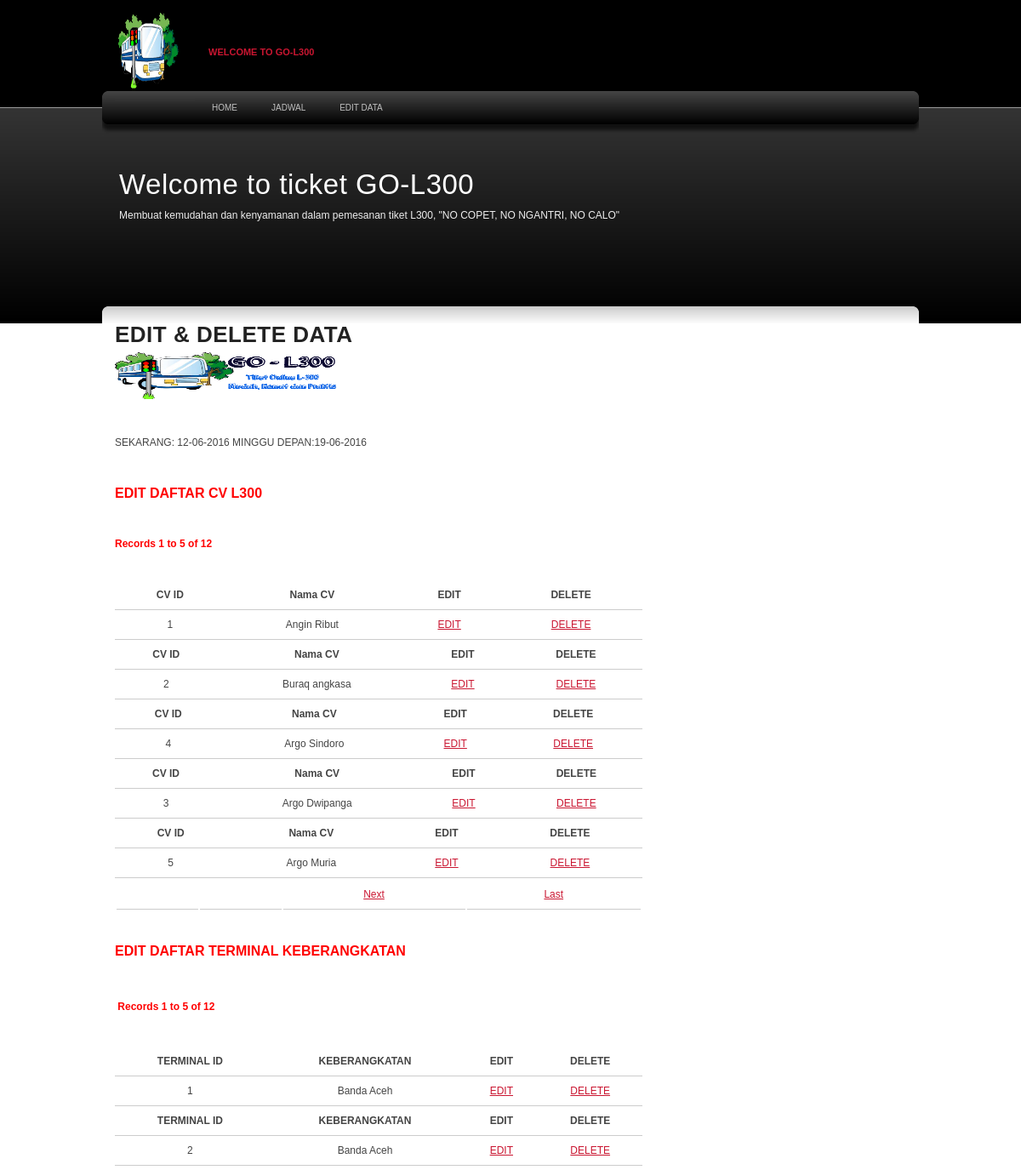
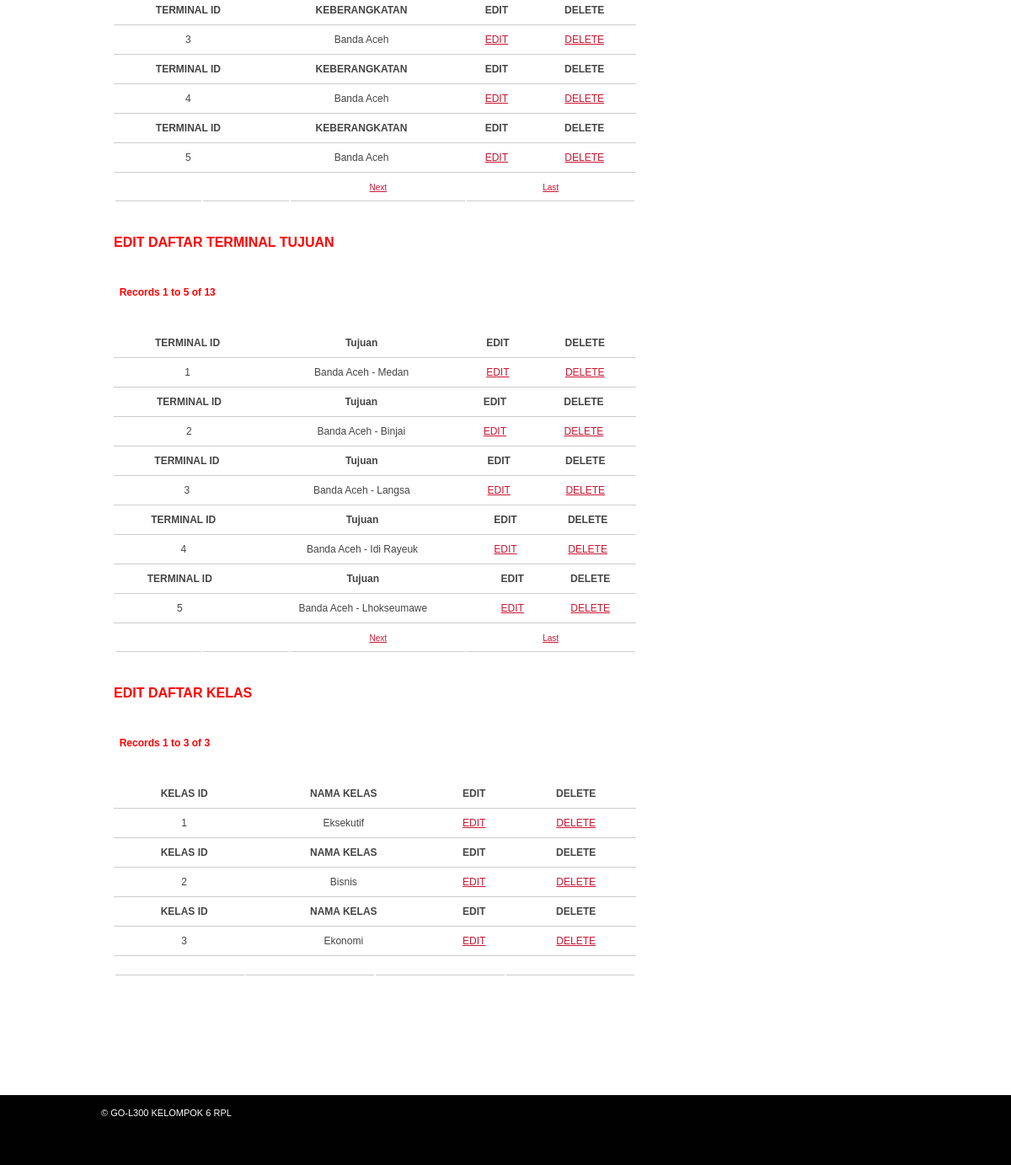
The page /admin/edit.php on the database its author committed (2 pictures, top to bottom).
### tables this page shows
CREATE TABLE IF NOT EXISTS `ka` (
  `KAID` int(11) NOT NULL,
  `KANama` varchar(64) NOT NULL DEFAULT ''
);

CREATE TABLE IF NOT EXISTS `stasiun` (
  `stasiunID` int(11) NOT NULL,
  `stasiunNama` varchar(64) NOT NULL DEFAULT ''
);

CREATE TABLE IF NOT EXISTS `stasiun1` (
  `stasiunID1` int(11) NOT NULL,
  `stasiunNama1` varchar(64) NOT NULL DEFAULT ''
);

CREATE TABLE IF NOT EXISTS `kelas` (
  `kelasID` int(11) NOT NULL,
  `kelasNama` varchar(64) NOT NULL DEFAULT ''
);

### admin/edit.php (the view, shortened to what this page needs)
<?php require_once('../Connections/connkereta.php'); ?><?php
$currentPage = $_SERVER["PHP_SELF"];
$maxRows_rskelas = 5;
$pageNum_rskelas = 0;
$startRow_rskelas = $pageNum_rskelas * $maxRows_rskelas;
$query_rskelas = "SELECT * FROM kelas";
$query_limit_rskelas = sprintf("%s LIMIT %d, %d", $query_rskelas, $startRow_rskelas, $maxRows_rskelas);
$rskelas = mysql_query($query_limit_rskelas, $connkereta) or die(mysql_error());
$row_rskelas = mysql_fetch_assoc($rskelas);
if (isset($_GET['totalRows_rskelas'])) {
  $totalRows_rskelas = $_GET['totalRows_rskelas'];
} else {
  $all_rskelas = mysql_query($query_rskelas);
  $totalRows_rskelas = mysql_num_rows($all_rskelas);
}
$maxRows_rska = 5;
$pageNum_rska = 0;
$startRow_rska = $pageNum_rska * $maxRows_rska;
$query_rska = "SELECT * FROM ka";
$query_limit_rska = sprintf("%s LIMIT %d, %d", $query_rska, $startRow_rska, $maxRows_rska);
$rska = mysql_query($query_limit_rska, $connkereta) or die(mysql_error());
$row_rska = mysql_fetch_assoc($rska);
if (isset($_GET['totalRows_rska'])) {
  $totalRows_rska = $_GET['totalRows_rska'];
} else {
  $all_rska = mysql_query($query_rska);
  $totalRows_rska = mysql_num_rows($all_rska);
}
$totalPages_rska = ceil($totalRows_rska/$maxRows_rska)-1;
$maxRows_rsstasiun = 5;
$pageNum_rsstasiun = 0;
$startRow_rsstasiun = $pageNum_rsstasiun * $maxRows_rsstasiun;
$query_rsstasiun = "SELECT * FROM stasiun";
$query_limit_rsstasiun = sprintf("%s LIMIT %d, %d", $query_rsstasiun, $startRow_rsstasiun, $maxRows_rsstasiun);
$rsstasiun = mysql_query($query_limit_rsstasiun, $connkereta) or die(mysql_error());
$row_rsstasiun = mysql_fetch_assoc($rsstasiun);
if (isset($_GET['totalRows_rsstasiun'])) {
  $totalRows_rsstasiun = $_GET['totalRows_rsstasiun'];
} else {
  $all_rsstasiun = mysql_query($query_rsstasiun);
  $totalRows_rsstasiun = mysql_num_rows($all_rsstasiun);
}
$totalPages_rsstasiun = ceil($totalRows_rsstasiun/$maxRows_rsstasiun)-1;
$maxRows_rsstasuin1 = 5;
$pageNum_rsstasuin1 = 0;
$startRow_rsstasuin1 = $pageNum_rsstasuin1 * $maxRows_rsstasuin1;
$query_rsstasuin1 = "SELECT * FROM stasiun1";
$query_limit_rsstasuin1 = sprintf("%s LIMIT %d, %d", $query_rsstasuin1, $startRow_rsstasuin1, $maxRows_rsstasuin1);
$rsstasuin1 = mysql_query($query_limit_rsstasuin1, $connkereta) or die(mysql_error());
$row_rsstasuin1 = mysql_fetch_assoc($rsstasuin1);
if (isset($_GET['totalRows_rsstasuin1'])) {
  $totalRows_rsstasuin1 = $_GET['totalRows_rsstasuin1'];
} else {
  $all_rsstasuin1 = mysql_query($query_rsstasuin1);
  $totalRows_rsstasuin1 = mysql_num_rows($all_rsstasuin1);
}
$totalPages_rsstasuin1 = ceil($totalRows_rsstasuin1/$maxRows_rsstasuin1)-1;
$queryString_rska = "";
$queryString_rska = sprintf("&totalRows_rska=%d%s", $totalRows_rska, $queryString_rska);
$queryString_rsstasiun = "";
$queryString_rsstasiun = sprintf("&totalRows_rsstasiun=%d%s", $totalRows_rsstasiun, $queryString_rsstasiun);
$queryString_rsstasuin1 = "";
$queryString_rsstasuin1 = sprintf("&totalRows_rsstasuin1=%d%s", $totalRows_rsstasuin1, $queryString_rsstasuin1);
?><!DOCTYPE html PUBLIC "-//W3C//DTD XHTML 1.0 Strict//EN" "http://www.w3.org/TR/xhtml1/DTD/xhtml1-strict.dtd">
<html xmlns="http://www.w3.org/1999/xhtml">
<head>
<link rel="stylesheet" href="../styles.css" type="text/css" />
</head>
<body>
<div id="container">
	<div id="header">
    	<h1><a href="/"><img src="images/Go1.png" alt="" width="94" height="89" longdesc="images/200px-PT.KA.svg.png" /></a></h1>
      <h2>Welcome to GO-L300</h2>
    </div>
<div id="nav">
    	<ul>
        	<li><a href="admin.php">Home</a></li>
            <li><a href="edit_jadwal.php">Jadwal</a></li>
          <li><a href="edit.php">EDIT DATA</a></li>
    </ul>
  </div>
    <div id="page-intro">
    	<h2>Welcome to ticket GO-L300</h2>
        <p>Membuat kemudahan dan kenyamanan dalam pemesanan tiket L300, "NO COPET, NO NGANTRI, NO CALO"</p>
        <p>&nbsp;</p>
  </div>
    <div id="body">
		<div id="content">
			<h2><strong>EDIT &amp; DELETE DATA</strong></h2>
          <p><img src="images/Go2.png" alt="" width="265" height="55" longdesc="images/footer-l2.png" /></p>
            <p align="left"><?php
$nextWeek = time() + (7*24*60*60);
echo 'SEKARANG: '.date('d-m-Y')."\n";
echo 'MINGGU DEPAN:'.date('d-m-Y',$nextWeek)."\n";
?>
  </h10></p>
          <p align="left" class="style2">EDIT DAFTAR CV L300</p>
          <p align="left" class="style1 searchform style4"><strong> Records <?php echo ($startRow_rska + 1) ?> to <?php echo min($startRow_rska + $maxRows_rska, $totalRows_rska) ?> of <?php echo $totalRows_rska ?> </strong></p>
          <?php do { ?>
          <table width="100%" border="0" cellspacing="0" cellpadding="3">
            <tr>
              <td><div align="center"><strong>CV ID</strong></div></td>
              <td><div align="center"><strong>Nama CV</strong></div></td>
              <td><div align="center"><strong>EDIT</strong></div></td>
              <td><div align="center"><strong>DELETE</strong></div></td>
            </tr>
            <tr>
              <td><div align="center"><?php echo $row_rska['KAID']; ?></div></td>
              <td><div align="center"><?php echo $row_rska['KANama']; ?></div></td>
              <td><div align="center"><a href="edit_kereta.php?KAID=<?php echo $row_rska['KAID']; ?>">EDIT</a></div></td>
              <td><div align="center"><a href="delete_kereta.php?KAID=<?php echo $row_rska['KAID']; ?>"onclick="return confirmDelete()">DELETE</a></div></td>
            </tr>
                          </table>
            <?php } while ($row_rska = mysql_fetch_assoc($rska)); ?>
            <table border="0">
              <tr>
                <td></td>
                <td></td>
                <td><div align="center" class="style4 style1">
                  <?php if ($pageNum_rska < $totalPages_rska) {  ?>
                  <a href="<?php printf("%s?pageNum_rska=%d%s", $currentPage, min($totalPages_rska, $pageNum_rska + 1), $queryString_rska); ?>">Next</a>
                  <?php }  ?>
                </div></td>
                <td><div align="center" class="style4 style1">
                  <?php if ($pageNum_rska < $totalPages_rska) {  ?>
                  <a href="<?php printf("%s?pageNum_rska=%d%s", $currentPage, $totalPages_rska, $queryString_rska); ?>">Last</a>
                  <?php }  ?>
                </div></td>
              </tr>
            </table>
<p align="left" class="style2">EDIT DAFTAR TERMINAL KEBERANGKATAN</p>
<p align="left" class="style2"><span class="s style6">&nbsp;Records <?php echo ($startRow_rsstasiun + 1) ?> to <?php echo min($startRow_rsstasiun + $maxRows_rsstasiun, $totalRows_rsstasiun) ?> of <?php echo $totalRows_rsstasiun ?></span> </p>
<?php do { ?>
            <table width="100%" border="0" cellspacing="0" cellpadding="3">
              <tr>
                <td><div align="center"><strong>TERMINAL ID</strong></div></td>
                <td><div align="center"><strong>KEBERANGKATAN</strong></div></td>
                <td><div align="center"><strong>EDIT</strong></div></td>
                <td><div align="center"><strong>DELETE</strong></div></td>
              </tr>
              <tr>
                <td><div align="center"><?php echo $row_rsstasiun['stasiunID']; ?></div></td>
                <td><div align="center"><?php echo $row_rsstasiun['stasiunNama']; ?></div></td>
                <td><div align="center"><a href="edit_stasiun.php?stasiunID=<?php echo $row_rsstasiun['stasiunID']; ?>">EDIT</a></div></td>
                <td><div align="center"><a href="delete_stasiun.php?stasiunID=<?php echo $row_rsstasiun['stasiunID']; ?>"onclick="return confirmDelete()">DELETE</a></div></td>
              </tr>
            </table>
            <?php } while ($row_rsstasiun = mysql_fetch_assoc($rsstasiun)); ?>
            <table border="0">
              <tr>
                <td></td>
                <td></td>
                <td><div align="center" class="style7 style4 style1">
                  <?php if ($pageNum_rsstasiun < $totalPages_rsstasiun) {  ?>
                  <a href="<?php printf("%s?pageNum_rsstasiun=%d%s", $currentPage, min($totalPages_rsstasiun, $pageNum_rsstasiun + 1), $queryString_rsstasiun); ?>">Next</a>
                  <?php }  ?>
                </div></td>
                <td><div align="center" class="style7 style4 style1">
                  <?php if ($pageNum_rsstasiun < $totalPages_rsstasiun) {  ?>
                  <a href="<?php printf("%s?pageNum_rsstasiun=%d%s", $currentPage, $totalPages_rsstasiun, $queryString_rsstasiun); ?>">Last</a>
                  <?php }  ?>
                </div></td>
              </tr>
            </table>
<p align="left" class="style2">EDIT DAFTAR TERMINAL TUJUAN</p>
<p align="left" class="style1 searchform"><strong>&nbsp;
  Records <?php echo ($startRow_rsstasuin1 + 1) ?> to <?php echo min($startRow_rsstasuin1 + $maxRows_rsstasuin1, $totalRows_rsstasuin1) ?> of <?php echo $totalRows_rsstasuin1 ?> </strong></p>
<?php do { ?>
          <table width="100%" border="0" cellspacing="0" cellpadding="3">
            <tr>
              <td><div align="center"><strong>TERMINAL ID</strong></div></td>
              <td><div align="center"><strong>Tujuan</strong></div></td>
              <td><div align="center"><strong>EDIT</strong></div></td>
              <td><div align="center"><strong>DELETE</strong></div></td>
            </tr>
            <tr>
              <td><div align="center"><?php echo $row_rsstasuin1['stasiunID1']; ?></div></td>
              <td><div align="center"><?php echo $row_rsstasuin1['stasiunNama1']; ?></div></td>
              <td><div align="center"><a href="edit_stasiun1.php?stasiunID1=<?php echo $row_rsstasuin1['stasiunID1']; ?>">EDIT</a></div></td>
              <td><div align="center"><a href="delete_stasiun1.php?stasiunID1=<?php echo $row_rsstasuin1['stasiunID1']; ?>"onclick="return confirmDelete()">DELETE</a></div></td>
            </tr>
                          </table>
            <?php } while ($row_rsstasuin1 = mysql_fetch_assoc($rsstasuin1)); ?>
            <table border="0">
              <tr>
                <td></td>
                <td></td>
                <td><div align="center" class="style7 style4 style1">
                  <?php if ($pageNum_rsstasuin1 < $totalPages_rsstasuin1) {  ?>
                  <a href="<?php printf("%s?pageNum_rsstasuin1=%d%s", $currentPage, min($totalPages_rsstasuin1, $pageNum_rsstasuin1 + 1), $queryString_rsstasuin1); ?>">Next</a>
                  <?php }  ?>
                </div></td>
                <td><div align="center" class="style7 style4 style1">
                  <?php if ($pageNum_rsstasuin1 < $totalPages_rsstasuin1) {  ?>
                  <a href="<?php printf("%s?pageNum_rsstasuin1=%d%s", $currentPage, $totalPages_rsstasuin1, $queryString_rsstasuin1); ?>">Last</a>
                  <?php }  ?>
                </div></td>
              </tr>
            </table>
<p align="left" class="style2">EDIT DAFTAR KELAS</p>
<p align="left" class="searchform">&nbsp;<span class="style1"><strong>
Records <?php echo ($startRow_rskelas + 1) ?> to <?php echo min($startRow_rskelas + $maxRows_rskelas, $totalRows_rskelas) ?> of <?php echo $totalRows_rskelas ?> </strong></span></p>
<?php do { ?>
          <table width="100%" border="0" cellspacing="0" cellpadding="3">
            <tr>
              <td width="27%"><div align="center"><strong>KELAS ID</strong></div></td>
              <td width="34%"><div align="center"><strong>NAMA KELAS</strong></div></td>
              <td width="16%"><div align="center"><strong>EDIT</strong></div></td>
              <td width="23%"><div align="center"><strong>DELETE</strong></div></td>
            </tr>
            <tr>
              <td width="27%"><div align="center"><?php echo $row_rskelas['kelasID']; ?></div></td>
              <td width="34%"><div align="center"><?php echo $row_rskelas['kelasNama']; ?></div></td>
              <td width="16%"><div align="center"><a href="edit_kelas.php?kelasID=<?php echo $row_rskelas['kelasID']; ?>">EDIT</a></div></td>
              <td width="23%"><div align="center"><a href="delete_kelas.php?kelasID=<?php echo $row_rskelas['kelasID']; ?>"onclick="return confirmDelete()">DELETE</a></div></td>
            </tr>
              </table>
            <?php } while ($row_rskelas = mysql_fetch_assoc($rskelas)); ?>
<table border="0">
              <tr>
                <td></td>
                <td></td>
                <td></td>
                <td></td>
              </tr>
            </table>
<p>&nbsp;</p>
          <p align="center" class="style1">&nbsp;</p>
	  </div>
    </div>
</div>
<div id="footer">
	<p>&copy; GO-L300 KELOMPOK 6 RPL</p>
</div>
</body>
</html>

### styles.css (style rules this page uses)
body { background: #fff url('images/bodybg.jpg') repeat-x scroll top left; margin:0; padding:0; font-family: Verdana, Geneva, sans-serif; font-size: 12px; color: #444; }
* { margin:0; padding:0; }
table { width: 100%; text-align: left; }
th, td { padding: 10px 10px; }
td { background: #fff; border-bottom: 1px solid #ccc; }
p { line-height: 2.1em; margin-bottom: 30px; }
a { color: #CA1631; }
h1 { color: #999; font-weight: normal; font-size: 35px; }
h2 { color: #222; font-family: Arial, Helvetica, sans-serif; font-size: 26px; letter-spacing: 0.5px; font-weight: normal; padding: 0 0 5px; margin: 0; }
ul, ol { margin: 0 0 35px 35px; }
li { padding-bottom: 10px; }
#container { width: 960px; margin:0 auto; padding: 0; background: transparent url('images/core.jpg') no-repeat; }
#header { padding: 0; margin: 0 auto; height: 108px; }
#header h1 { padding-top: 15px; padding-left: 15px; }
#header h1 a { font-family: Arial, Helvetica, sans-serif; color: #fff; font-size: 60px; font-weight: normal; text-decoration: none; letter-spacing: -3px; float: left; border-bottom: 1px solid #333; }
#header h2 { color: #CA1631; float: left; font-family: Arial, Helvetica, sans-serif; font-size: 11px; font-weight: bold; margin-left: 12px; margin-top: 40px; padding-left: 4px; text-transform: uppercase; letter-spacing: 0; }
#nav { height: 40px; width: 960px; }
#nav ul { list-style: none; padding: 0 10px; margin: 0; height: 40px; }
#nav ul li { float: left; display: block; padding:0; }
#nav ul li a { color: #c0c0c0; display: block; font-size: 10px; padding: 13px 20px; text-decoration: none; text-transform: uppercase; }
#page-intro { height: 180px; padding: 50px 20px 0; color: #eee; }
#page-intro h2 { color: #fff; font-size: 33px; font-family: 'Lucida Grande','Lucida Sans Unicode',Geneva,Verdana,Sans-Serif; }
#page-intro p { font-size: 12px; }
#body { margin:0 auto; padding: 0 15px; width: 930px; }
#content { float: left; width: 620px; margin: 0; }
#footer { background-color: #010101; margin: 0 auto; padding: 10px 0 50px; }
#footer p { text-align: left; color: #fff; font-size: 11px; font-family: Arial, Helvetica, sans-serif; margin: 0 auto; display: block; padding: 0; width: 960px; }

### admin/edit.php (style rules this page uses)
.style2 { color: #FF0000; font-size: 16px; font-weight: bold; }
.style4 { font-size: 10 }
.style6 { font-size: 12px }
.style7 { font-size: 10px }

### rows shown on the page
ka: KAID "1", KANama "Angin Ribut"
ka: KAID "2", KANama "Buraq angkasa"
ka: KAID "4", KANama "Argo Sindoro"
ka: KAID "3", KANama "Argo Dwipanga"
ka: KAID "5", KANama "Argo Muria"
stasiun: stasiunID "1", stasiunNama "Banda Aceh"
stasiun: stasiunID "2", stasiunNama "Banda Aceh"
stasiun: stasiunID "3", stasiunNama "Banda Aceh"
stasiun: stasiunID "4", stasiunNama "Banda Aceh"
stasiun: stasiunID "5", stasiunNama "Banda Aceh"
stasiun1: stasiunID1 "1", stasiunNama1 "Banda Aceh - Medan"
stasiun1: stasiunID1 "2", stasiunNama1 "Banda Aceh - Binjai"
stasiun1: stasiunID1 "3", stasiunNama1 "Banda Aceh - Langsa"
stasiun1: stasiunID1 "4", stasiunNama1 "Banda Aceh - Idi Rayeuk"
stasiun1: stasiunID1 "5", stasiunNama1 "Banda Aceh - Lhokseumawe"
kelas: kelasID "1", kelasNama "Eksekutif"
kelas: kelasID "2", kelasNama "Bisnis"
kelas: kelasID "3", kelasNama "Ekonomi"

### other values the page prints
$startRow_rska + 1 "1"
min($startRow_rska + $maxRows_rska, $totalRows_rska) "5"
$totalRows_rska "12"
$startRow_rsstasiun + 1 "1"
min($startRow_rsstasiun + $maxRows_rsstasiun, $totalRows_rsstasiun) "5"
$totalRows_rsstasiun "12"
$startRow_rsstasuin1 + 1 "1"
min($startRow_rsstasuin1 + $maxRows_rsstasuin1, $totalRows_rsstasuin1) "5"
$totalRows_rsstasuin1 "13"
$startRow_rskelas + 1 "1"
min($startRow_rskelas + $maxRows_rskelas, $totalRows_rskelas) "3"
$totalRows_rskelas "3"
